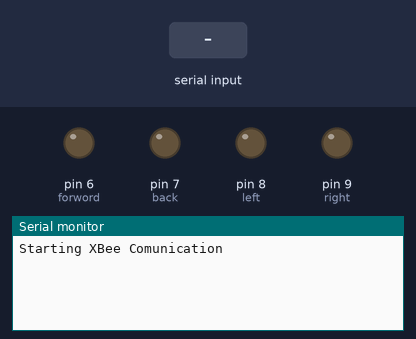
Simulated run of this sketch. Board: Arduino Uno, built with avr-gcc and run on an emulated ATmega328P. On the bench: output pins drawn as LEDs (lit = HIGH), the last lines printed to the serial monitor. The test bench sets the inputs (shaded band).

Above: at 1.2 s.
1.3 s: "r" received over the second serial link
At 1.7 s:
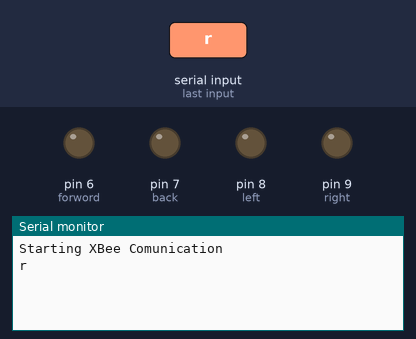
2.8 s: "R" received over the second serial link
At 4.0 s:
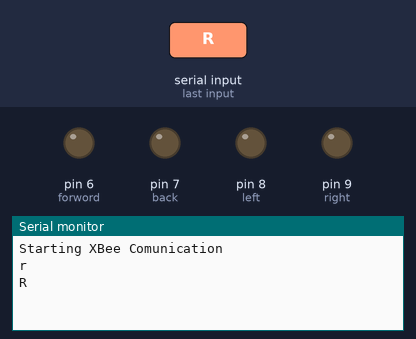
4.3 s: "1" received over the second serial link
At 5.2 s:
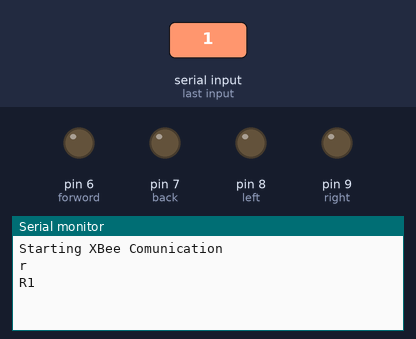

Measured:
- after the input at 1.3 s, the serial monitor: prints a new line at once (image 1)
- after the input at 2.8 s, the serial monitor: prints a new line at once (image 2)
- after the input at 4.3 s, the serial monitor: prints a new line at once (image 3)

The sketch:

code1.ino
```cpp
#include <SoftwareSerial.h>
#include <stdio.h>

SoftwareSerial XBee(2, 3); // RX, TX
int forword = 6;
int back = 7;
int left = 8;
int right = 9;
void setup()
{
    Serial.begin(9600);

    XBee.begin(9600);
    Serial.println("Starting XBee Comunication");
    pinMode(forword, OUTPUT);
    pinMode(back, OUTPUT);
    pinMode(left, OUTPUT);
    pinMode(right, OUTPUT);
}
void loop()
{
    if (XBee.available())
    { // If data comes in from XBee, send it out to serial monitor

        char DO, buf[100], cmd[5];
        DO = XBee.read();
        int i = 0;
        if (DO == 'r' || DO == 'R')
        {
            i = 0;
            Serial.println(""); // uncomment to print floating point result
            // Serial.println("*Received: " + String(cmd) + "*");
        }
        else if ((DO >= 'a' && DO <= 'z') || (DO >= 'A' && DO <= 'Z'))
        {
            // cmd[] += DO;
            // i++;
        }
            // DO_float = atof((char *)buf);

        Serial.print(DO);
    }
}
```
